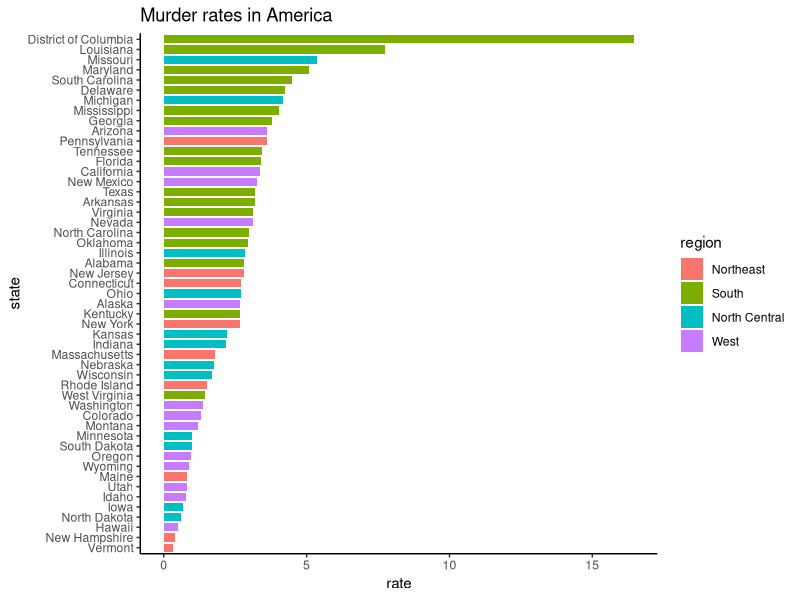

R code for this plot:
## ---- chunk 1
knitr::opts_chunk$set(echo = TRUE)
## ---- chunk 2
# load all necessary packages
library(tidyverse)
library(dslabs)
data("murders")
## ---- chunk 3
# make a murder rate variable and plot murder rate/state
murders %>% mutate(rate = total/population * 100000) %>%
  mutate(state = reorder(state, rate)) %>%
  ggplot(aes(state, rate, fill = region)) +
  geom_bar(width = 0.8, stat = "identity") + 
  coord_flip() +
  theme_classic() +
  ggtitle("Murder rates in America")
